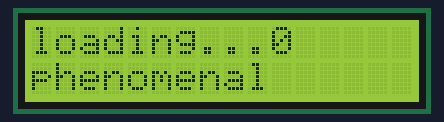
A program run on a simulated ESP32 board running MicroPython. On the bench: 16×2 character LCD. Library files of the repository ran but are not shown: esp32_i2c_1602lcd.py. At 10.4 s the program stops and its outputs stay as they are.

Above: at 0.1 s.
At 1.2 s:
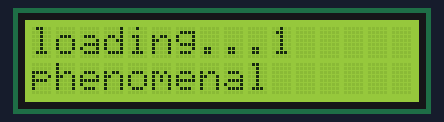
At 2.2 s:
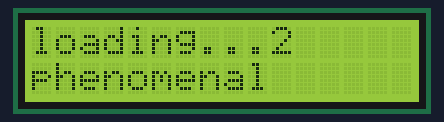
At 4.3 s:
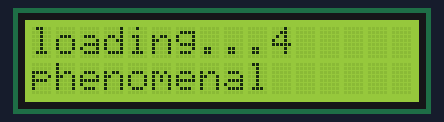
At 6.3 s:
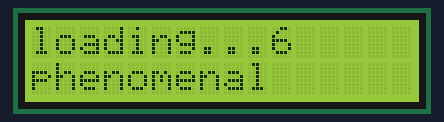
At 9.4 s:
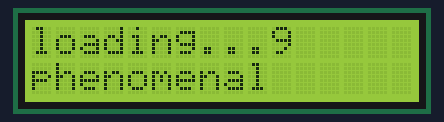

Measured:
- what the display in image 0 shows lasts 1.0 s, from 0.1 s to 1.1 s

The program:

08_control_1602_lcd.py
```python
import time
from machine import SoftI2C, Pin
from esp32_i2c_1602lcd import I2cLcd


DEFAULT_I2C_ADDR = 0x27
i2c = SoftI2C(sda=Pin(15),scl=Pin(2),freq=100000)
lcd = I2cLcd(i2c, DEFAULT_I2C_ADDR, 2, 16)


for i in range(10):
    lcd.clear()
    lcd.putstr("loading...{}\nphenomenal".format(i))
    time.sleep(1)
```
